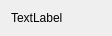
<?xml version="1.0" encoding="UTF-8"?>
<ui version="4.0">
 <class>NumberDisplay</class>
 <widget class="QWidget" name="NumberDisplay">
  <property name="geometry">
   <rect>
    <x>0</x>
    <y>0</y>
    <width>112</width>
    <height>31</height>
   </rect>
  </property>
  <property name="windowTitle">
   <string>NumberDisplay</string>
  </property>
  <layout class="QVBoxLayout" name="verticalLayout">
   <item>
    <widget class="QLabel" name="label">
     <property name="text">
      <string>TextLabel</string>
     </property>
    </widget>
   </item>
  </layout>
 </widget>
 <resources/>
 <connections/>
</ui>
